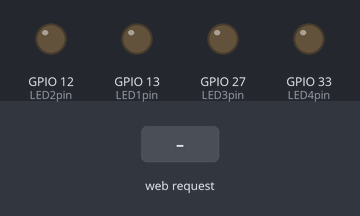
The sketch below on a simulated ESP32. On the bench: output pins drawn as LEDs (lit = HIGH). Inputs (shaded band) come from the test bench. WiFi joins after 1.5 s; servers stay silent unless stated; what the sketch prints to the serial monitor is not drawn.

Above: at 2.7 s.
2.8 s: HTTP request GET /H1 received
At 3.6 s:
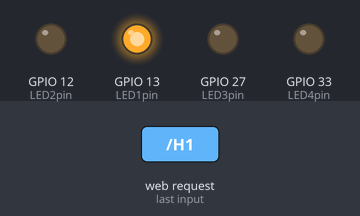
4.3 s: HTTP request GET /H2 received
At 4.8 s:
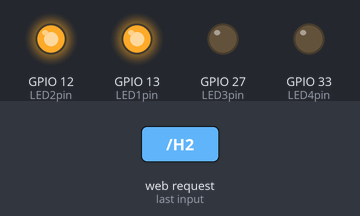
5.8 s: HTTP request GET /L1 received
At 7.0 s:
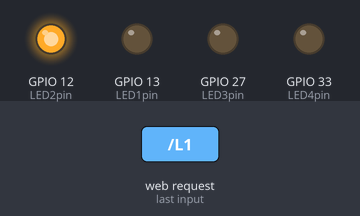
7.3 s: HTTP request GET /H3 received
At 8.2 s:
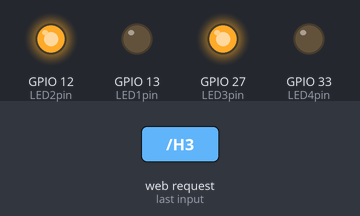
8.8 s: HTTP request GET /L2 received
At 9.4 s:
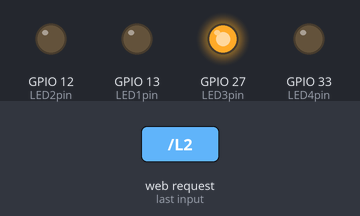
10.3 s: HTTP request GET /H4 received
At 11.7 s:
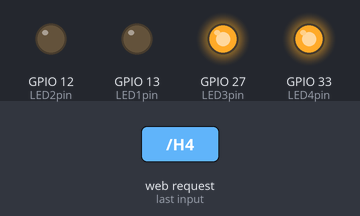
Timing chart, 0 to 12.8 s (numbered marks = the images above; inputs shaded):
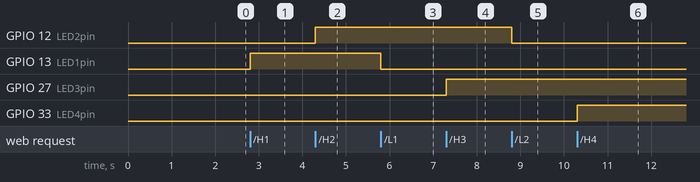

The sketch:

LockDownLampFase3.ino
```cpp
/*
 WiFi Web Server LED Blink

 A simple web server that lets you blink an LED via the web.
 This sketch will print the IP address of your WiFi Shield (once connected)
 to the Serial monitor. From there, you can open that address in a web browser
 to turn on and off the LED on pin 5.

 If the IP address of your shield is yourAddress:
 http://yourAddress/H turns the LED on
 http://yourAddress/L turns it off

 This example is written for a network using WPA encryption. For
 WEP or WPA, change the Wifi.begin() call accordingly.

 Circuit:
 * WiFi shield attached
 * LED attached to pin 5

 created for arduino 25 Nov 2012
 by Tom Igoe

ported for sparkfun esp32
31.01.2017 by Jan Hendrik Berlin

adapted for 4 LEDs ESP32 Velleman Technopolis LockDownLamp
13.04.2020 by Deepak Mehta and David Truyens

 */
#include <WiFi.h>
#include <ESPmDNS.h>

const char* ssid     = "WifiSSID";
const char* password = "WifiPassword";

WiFiServer server(80);

int LED1pin = 13;
int LED2pin = 12;
int LED3pin = 27;
int LED4pin = 33;

void setup()
{
    Serial.begin(115200);

    pinMode(LED1pin, OUTPUT);      // set the LED pin mode
    pinMode(LED2pin, OUTPUT);      // set the LED pin mode
    pinMode(LED3pin, OUTPUT);      // set the LED pin mode
    pinMode(LED4pin, OUTPUT);      // set the LED pin mode

    delay(10);

    // We start by connecting to a WiFi network

    Serial.println();
    Serial.println();
    Serial.print("Connecting to ");
    Serial.println(ssid);

   WiFi.mode(WIFI_STA);
   WiFi.begin(ssid, password);

    while (WiFi.status() != WL_CONNECTED) {
        delay(500);
        Serial.print(".");
    }

    Serial.println("");
    Serial.println("WiFi connected.");
    Serial.println("IP address: ");
    Serial.println(WiFi.localIP());

  if (MDNS.begin("tplockdownlamp")) {
    Serial.println("MDNS responder started");
    }
    server.begin();
}

int value = 0;

void loop(){
 WiFiClient client = server.available();   // listen for incoming clients

  if (client) {                             // if you get a client,
    Serial.println("New Client.");           // print a message out the serial port
    String currentLine = "";                // make a String to hold incoming data from the client
    while (client.connected()) {            // loop while the client's connected
      if (client.available()) {             // if there's bytes to read from the client,
        char c = client.read();             // read a byte, then
        Serial.write(c);                    // print it out the serial monitor
        if (c == '\n') {                    // if the byte is a newline character

          // if the current line is blank, you got two newline characters in a row.
          // that's the end of the client HTTP request, so send a response:
          if (currentLine.length() == 0) {
            // HTTP headers always start with a response code (e.g. HTTP/1.1 200 OK)
            // and a content-type so the client knows what's coming, then a blank line:
            client.println("HTTP/1.1 200 OK");
            client.println("Content-type:text/html");
            client.println();

            // the content of the HTTP response follows the header:
            client.print("Click <a href=\"/H1\">here</a> Lampje1 aan.<br>");
            client.print("Click <a href=\"/L1\">here</a> Lampje1 uit.<br>");
            client.print("Click <a href=\"/H2\">here</a> Lampje2 aan.<br>");
            client.print("Click <a href=\"/L2\">here</a> Lampje2 uit.<br>");
            client.print("Click <a href=\"/H3\">here</a> Lampje3 aan.<br>");
            client.print("Click <a href=\"/L3\">here</a> Lampje3 uit.<br>");
            client.print("Click <a href=\"/H4\">here</a> Lampje4 aan.<br>");
            client.print("Click <a href=\"/L4\">here</a> Lampje4 uit.<br>");

            // The HTTP response ends with another blank line:
            client.println();
            // break out of the while loop:
            break;
          } else {    // if you got a newline, then clear currentLine:
            currentLine = "";
          }
        } else if (c != '\r') {  // if you got anything else but a carriage return character,
          currentLine += c;      // add it to the end of the currentLine
        }

        // Check to see if the client request was "GET /H" or "GET /L":
        if (currentLine.endsWith("GET /H1")) {
          digitalWrite(LED1pin, HIGH);               // GET /H1 turns the LED1 on
        }
        if (currentLine.endsWith("GET /L1")) {
          digitalWrite(LED1pin, LOW);                // GET /L1 turns the LED1 off
        }
        if (currentLine.endsWith("GET /H2")) {
          digitalWrite(LED2pin, HIGH);               // GET /H2 turns the LED2 on
        }
        if (currentLine.endsWith("GET /L2")) {
          digitalWrite(LED2pin, LOW);                // GET /L2 turns the LED2 off
        }
        if (currentLine.endsWith("GET /H3")) {
          digitalWrite(LED3pin, HIGH);               // GET /H3 turns the LED3 on
        }
        if (currentLine.endsWith("GET /L3")) {
          digitalWrite(LED3pin, LOW);                // GET /L3 turns the LED3 off
        }
        if (currentLine.endsWith("GET /H4")) {
          digitalWrite(LED4pin, HIGH);               // GET /H4 turns the LED4 on
        }
        if (currentLine.endsWith("GET /L4")) {
          digitalWrite(LED4pin, LOW);                // GET /L4 turns the LED4 off
        }

      }
    }
    // close the connection:
    client.stop();
    Serial.println("Client Disconnected.");
  }
}
```

Measured:
- after the input at 2.8 s, GPIO 13 (LED1pin): LOW → HIGH at once
- after the input at 4.3 s, GPIO 12 (LED2pin): LOW → HIGH at once
- after the input at 5.8 s, GPIO 13 (LED1pin): HIGH → LOW at once
- after the input at 7.3 s, GPIO 27 (LED3pin): LOW → HIGH at once
- after the input at 8.8 s, GPIO 12 (LED2pin): HIGH → LOW at once
- after the input at 10.3 s, GPIO 33 (LED4pin): LOW → HIGH at once
